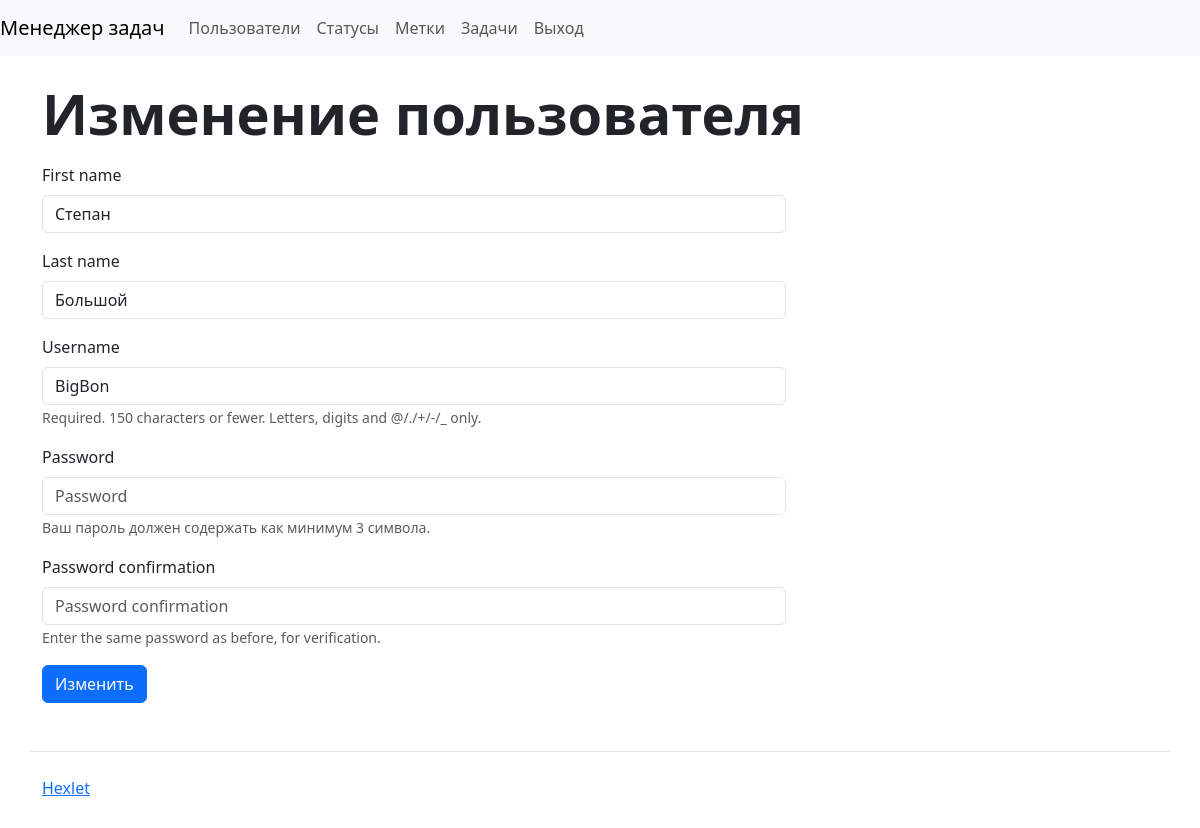
/users/8/update/ (signed in), run on the app's committed database.
### task_manager/users/models.py (models this page shows)
class User(AbstractUser):
    def __str__(self):
        return self.get_full_name()
    def get_absolute_url(self):
        return reverse("login")

### task_manager/users/views.py (the view, shortened to what this page needs)
# urls.py: path('<int:pk>/update/', UserUpdateView.as_view(), name='users_update'),
class UserUpdateView(UserHasPermissionMixin, SuccessMessageMixin, UpdateView):
    model = User
    form_class = NewUserCreationForm
    template_name = "users/update.html"
    success_url = reverse_lazy("users_index")
    success_message = _("User successfully updated")

### task_manager/users/forms.py
class NewUserCreationForm(UserCreationForm):
    def __init__(self, *args, **kwargs):
        super().__init__(*args, **kwargs)
        password_text = 'Ваш пароль должен содержать как минимум 3 символа.'
        self.fields['password1'].help_text = password_text
    class Meta:
        model = User
        fields = ('first_name', 'last_name', 'username',
                  'password1', 'password2')

### task_manager/users/mixin.py (called while the page is built)
    def test_func(self):
        return self.get_object() == self.request.user

### task_manager/templates/users/update.html (shortened to what this page needs)
{% extends "base.html" %}
{% load i18n %}
{% load django_bootstrap5 %}
{% block content %}
<h1 class="display-4 fw-bold mt-4">{% translate "Update user" %}</h1>
            <div class="col-12 col-md-8 mt-3 mt-mb-0">
                <form action="{% url 'edit' pk=user.id %}" method="post">
                    {% bootstrap_form form %}
                <button class="btn btn-primary">{% translate "Update" %}</button>
                </form>
    </div>
{% endblock %}

### data on the page
User: first_name "Степан", last_name "Большой", username "BigBon"
